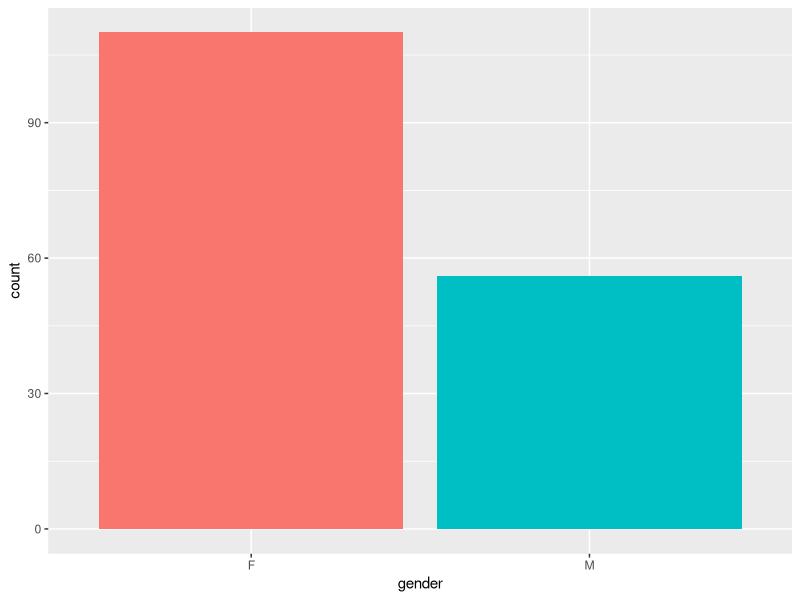
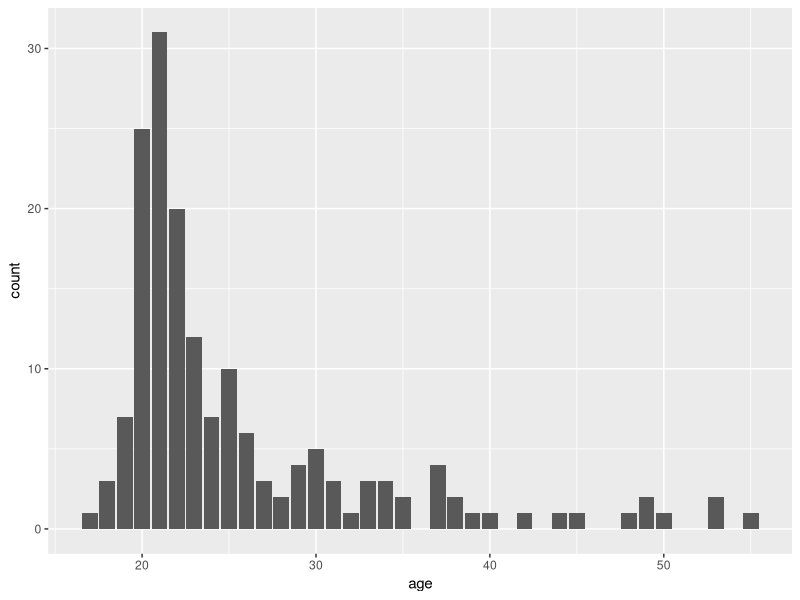
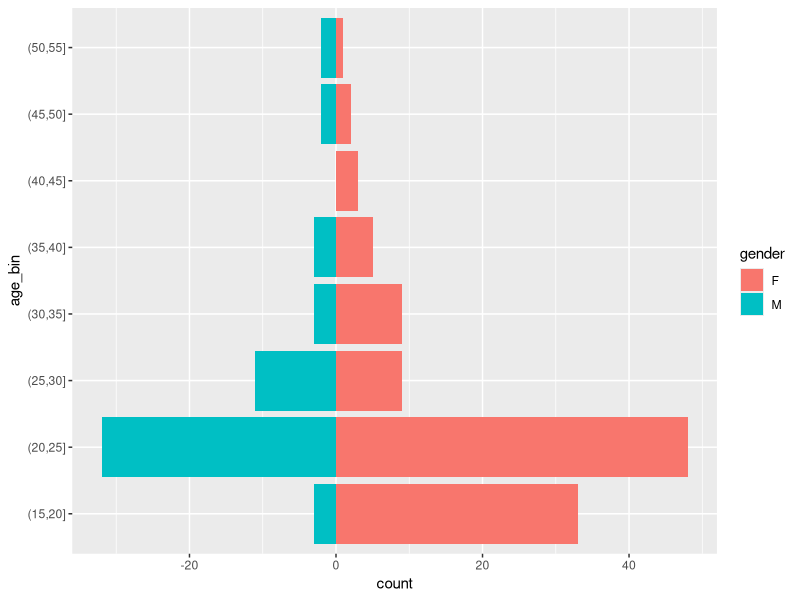
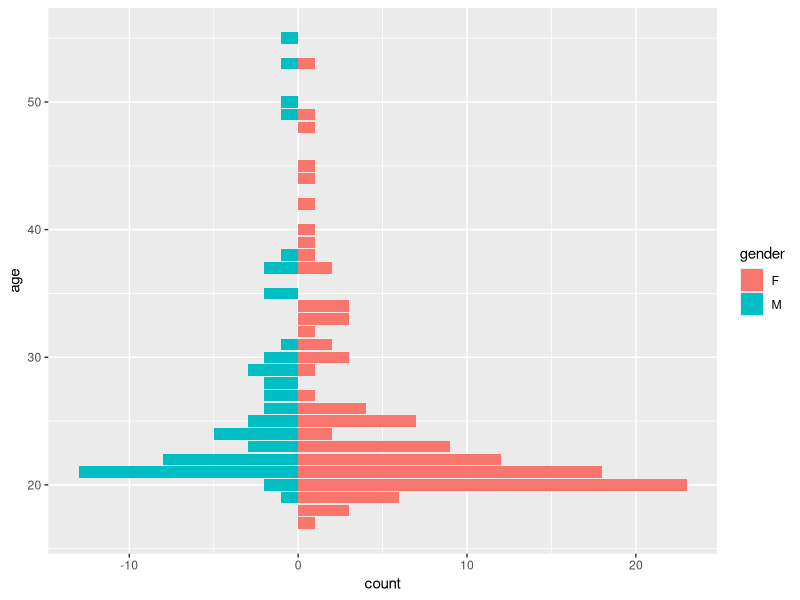
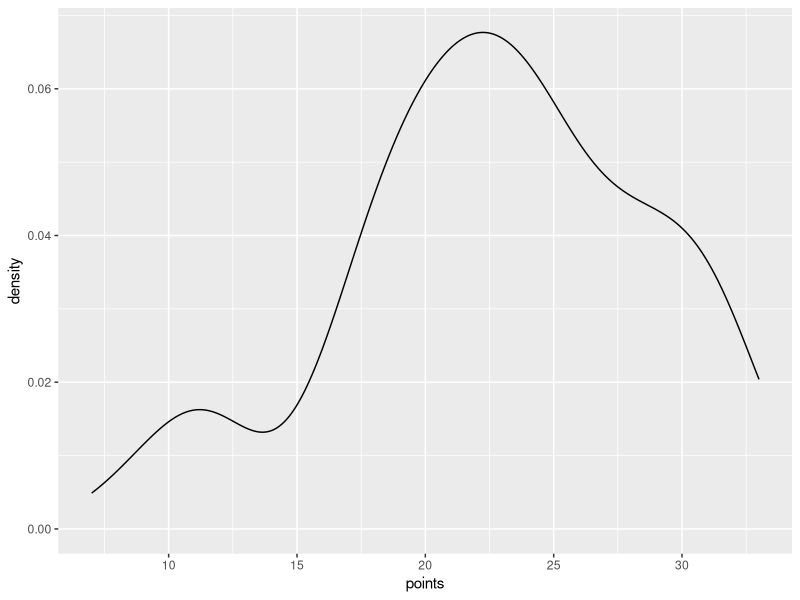
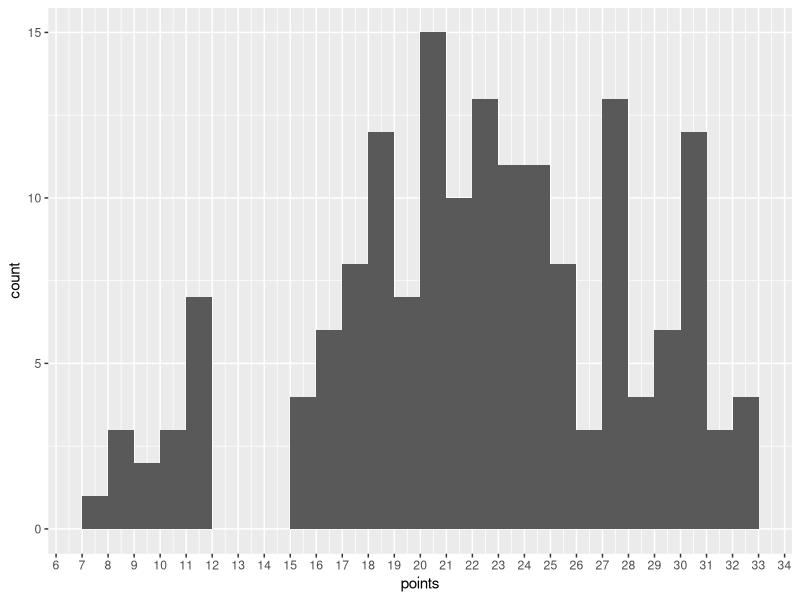
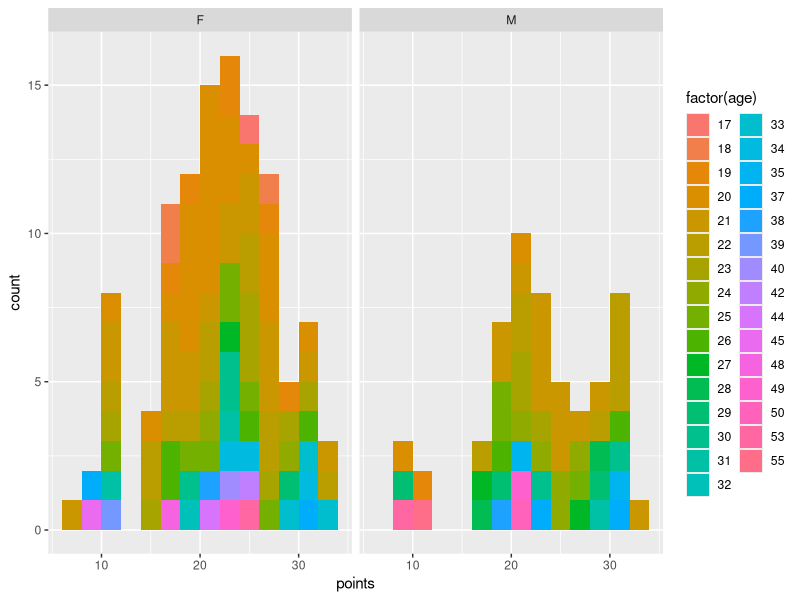
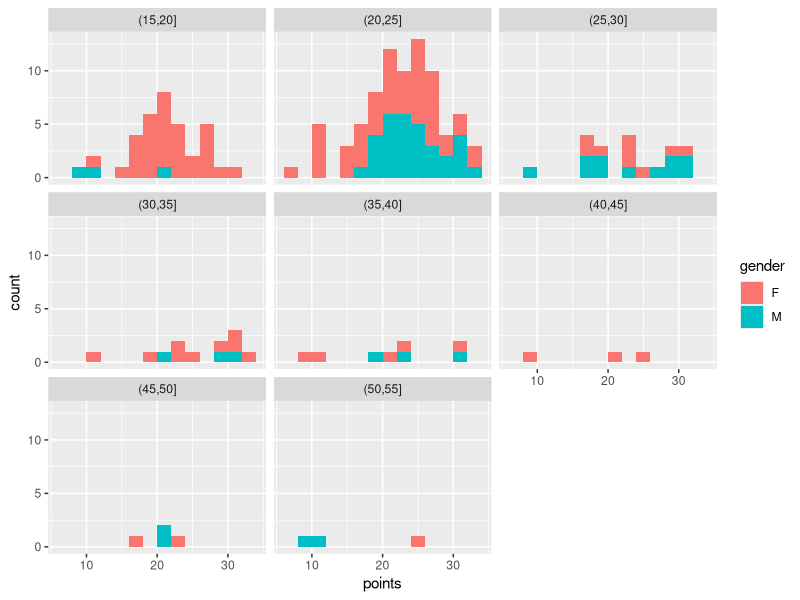

Here is the R script that generated these plots, in order:
## ---- chunk 1
#Dependencies
#install.packages(c("readr","lmtest", "dplyr"))
library(readr)
library(dplyr)
library(lmtest)
## ---- chunk 2
# Timestamp
date()
## ---- chunk 3
lrn2014 <- read_csv('data/learning2014.csv')
## ---- chunk 4
paste("dimensions:",dim(lrn2014))
## ---- chunk 5
spec(lrn2014)
## ---- chunk 6
lrn2014 %>%
  group_by(gender) %>%
  summarize(count = n())
## ---- chunk 7
library(GGally)
library(ggplot2)
lrn2014 %>%
  ggplot(aes(x = gender)) +
  geom_bar(aes(fill = gender), show.legend = FALSE) 
## ---- chunk 8
lrn2014 %>%
  ggplot(aes(x = age)) +
  stat_count()

min(lrn2014$age)
max(lrn2014$age)
median(lrn2014$age)
## ---- chunk 9
lrn2014 %>%
  mutate(age_bin = cut(age, breaks=seq(0,60,5))) %>% # Bin by age
  group_by(gender, age_bin) %>%                      # Group by bin and gender
  summarize(count =n()) %>%                          # Sum over groups
  mutate(count = 
      if_else(gender == 'M', -count, count)) %>%     # Turn one negative
  ggplot(aes(x=count, y = age_bin)) +
  geom_col(aes(fill=gender)) 
## ---- chunk 10
lrn2014 %>%
  group_by(gender, age) %>%                      # Group by bin and gender
  summarize(count =n()) %>%                          # Sum over groups
  mutate(count = 
      if_else(gender == 'M', -count, count)) %>%     # Turn one negative
  ggplot(aes(x=count, y = age)) +
  geom_col(orientation='y',aes(fill=gender)) 
## ---- chunk 11
paste("median:", median(lrn2014$points), ", mean:",mean(lrn2014$points), ", standard deviation:", sd(lrn2014$points))
## ---- chunk 12
lrn2014 %>%
  ggplot(aes(x=points)) +
  geom_density()
## ---- chunk 13
lrn2014 %>%
  ggplot(aes(x=points, tickwidth=1)) +
  geom_histogram(boundary=0,binwidth=1) +
  scale_x_continuous(breaks = seq(0, 40, by = 1))
## ---- chunk 14
lrn2014 %>%
  group_by(gender) %>%
  ggplot(aes(x=points)) +
  geom_histogram(boundary=0,binwidth=2, aes(fill=factor(age))) +
  facet_wrap(~gender)
## ---- chunk 15
lrn2014 %>%
  mutate(age_bin = cut(age, breaks=seq(0,60,5))) %>% # Bin by age
  group_by(gender, age_bin) %>%
  ggplot(aes(x=points)) +
  geom_histogram(boundary=0,binwidth=2, aes(fill=gender)) +
  facet_wrap(~age_bin)
## ---- chunk 16
lrn2014 %>%
  mutate(age_bin = cut(age, breaks=seq(0,60,5))) %>% # Bin by age
  ggplot(aes(x=age_bin, y = points)) +
  stat_boxplot(geom = "errorbar", width = 0.25) +
      geom_boxplot()
## ---- chunk 17
lrn2014 %>%
  mutate(age_bin = cut(age, breaks=seq(0,60,5))) %>% # Bin by age
  ggplot(aes(x=age_bin, y = points)) +
  stat_boxplot(geom = "errorbar", width = 0.25) +
      geom_boxplot()+
  facet_wrap(~gender)
## ---- chunk 18
lrn2014 %>%
  select(gender, age, surf, stra, deep, attitude, points) %>%
  ggpairs(aes(fill=gender, color=gender),lower=list(combo=wrap("facethist",binwidth=0.5))) # Have to add the lower arg so ggpairs doesn't complain
## ---- chunk 19
attitude_model <- lrn2014 %>%
                  lm(points ~ attitude, data = .)
summary(attitude_model)
## ---- chunk 20
three_var_model <- lrn2014 %>%
                  lm(points ~ attitude + stra + surf, data = .)
summary(three_var_model)
## ---- chunk 21
two_var_model <- lrn2014 %>%
                  lm(points ~ attitude + stra, data = .)
summary(two_var_model)
## ---- chunk 22
stra_model <- lrn2014 %>%
                  lm(points ~ stra, data = .)
summary(stra_model)
## ---- chunk 23
summary(attitude_model)
## ---- chunk 24
am <- mean(lrn2014$attitude)
as <- sd(lrn2014$attitude)
print("Range of predictor term within a sd:")
3.5255*c(am-as, am, am+as)

print("Range of ŷ_i within a sd:")
11.6732 + 3.5255*c(am-as, am, am+as)

print("Range of ŷ_i within two sd's:")
11.6732 + 3.5255*c(am-2*as, am, am+2*as)

## ---- chunk 25
par(mfrow=c(2,2))
plot(attitude_model)
par(mfrow=c(1,1))
## ---- chunk 26
attitude_model_bptest <- bptest(attitude_model)
attitude_model_bptest
## ---- chunk 27
shapiro.test(attitude_model[["residuals"]])
